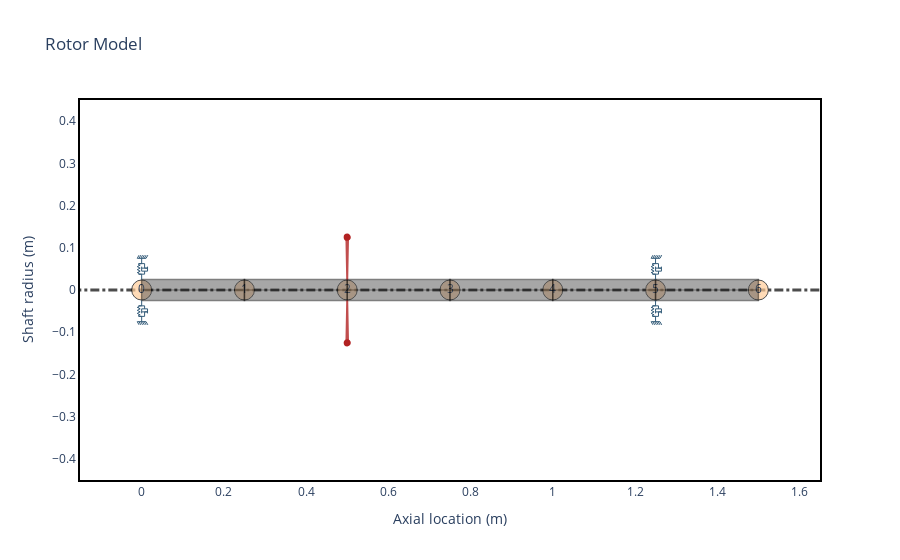

Notebook code cell kept with this figure:
### Markdown cell above
Finally, we assemble these elements in a rotor:

### Code cell
rotor = rs.Rotor(shaft_elements=shaft_elements, disk_elements=[disk], bearing_elements=bearings)
rotor.plot_rotor()

### Figure 1 — Plotly figure (JSON) as saved in the notebook; plotly's stock layout.template omitted (floating-point values rounded to 4 significant figures)
{"data": [{"hoverinfo": "none", "line": {"color": "black", "dash": "dashdot", "width": 3.0}, "mode": "lines", "opacity": 0.7, "showlegend": false, "type": "scatter", "x": [-0.3, 1.8], "y": [0, 0]}, {"hoverinfo": "none", "marker": {"color": "#ffcc99", "line": {"color": "black", "width": 1.0}, "opacity": 0.7, "size": 20}, "mode": "markers+text", "showlegend": false, "text": ["0", "1", "2", "3", "4", "5", "6"], "type": "scatter", "x": [0.0, 0.25, 0.5, 0.75, 1.0, 1.25, 1.5], "y": [0.0, 0.0, 0.0, 0.0, 0.0, 0.0, 0.0]}, {"customdata": [[0, 0.05, 0.0, 0.05, 0.0, 0.25, "Steel"], [0, 0.05, 0.0, 0.05, 0.0, 0.25, "Steel"], [0, 0.05, 0.0, 0.05, 0.0, 0.25, "Steel"], [0, 0.05, 0.0, 0.05, 0.0, 0.25, "Steel"], [0, 0.05, 0.0, 0.05, 0.0, 0.25, "Steel"], [0, 0.05, 0.0, 0.05, 0.0, 0.25, "Steel"], [0, 0.05, 0.0, 0.05, 0.0, 0.25, "Steel"], [0, 0.05, 0.0, 0.05, 0.0, 0.25, "Steel"], [0, 0.05, 0.0, 0.05, 0.0, 0.25, "Steel"], [0, 0.05, 0.0, 0.05, 0.0, 0.25, "Steel"]], "fill": "toself", "fillcolor": "#525252", "hoverinfo": "text", "hoverlabel": {"bgcolor": "#525252"}, "hoveron": "points+fills", "hovertemplate": "Element Number: 0<br>Left Outer Diameter: 0.05 m<br>Left Inner Diameter: 0.0 m<br>Right Outer Diameter: 0.05 m<br>Right Inner Diameter: 0.0 m<br>Element Length: 0.25 m<br>Material: Steel<br>", "legendgroup": "Shaft", "line": {"color": "black", "width": 1.5}, "mode": "lines", "name": "ShaftElement 0", "opacity": 0.5, "showlegend": false, "text": "Element Number: 0<br>Left Outer Diameter: 0.05 m<br>Left Inner Diameter: 0.0 m<br>Right Outer Diameter: 0.05 m<br>Right Inner Diameter: 0.0 m<br>Element Length: 0.25 m<br>Material: Steel<br>", "type": "scatter", "x": [0.0, 0.0, 0.25, 0.25, 0.0, 0.0, 0.0, 0.25, 0.25, 0.0], "y": [0.0, 0.025, 0.025, 0.0, 0.0, -0.0, -0.025, -0.025, -0.0, -0.0]}, {"customdata": [[1, 0.05, 0.0, 0.05, 0.0, 0.25, "Steel"], [1, 0.05, 0.0, 0.05, 0.0, 0.25, "Steel"], [1, 0.05, 0.0, 0.05, 0.0, 0.25, "Steel"], [1, 0.05, 0.0, 0.05, 0.0, 0.25, "Steel"], [1, 0.05, 0.0, 0.05, 0.0, 0.25, "Steel"], [1, 0.05, 0.0, 0.05, 0.0, 0.25, "Steel"], [1, 0.05, 0.0, 0.05, 0.0, 0.25, "Steel"], [1, 0.05, 0.0, 0.05, 0.0, 0.25, "Steel"], [1, 0.05, 0.0, 0.05, 0.0, 0.25, "Steel"], [1, 0.05, 0.0, 0.05, 0.0, 0.25, "Steel"]], "fill": "toself", "fillcolor": "#525252", "hoverinfo": "text", "hoverlabel": {"bgcolor": "#525252"}, "hoveron": "points+fills", "hovertemplate": "Element Number: 1<br>Left Outer Diameter: 0.05 m<br>Left Inner Diameter: 0.0 m<br>Right Outer Diameter: 0.05 m<br>Right Inner Diameter: 0.0 m<br>Element Length: 0.25 m<br>Material: Steel<br>", "legendgroup": "Shaft", "line": {"color": "black", "width": 1.5}, "mode": "lines", "name": "ShaftElement 1", "opacity": 0.5, "showlegend": false, "text": "Element Number: 1<br>Left Outer Diameter: 0.05 m<br>Left Inner Diameter: 0.0 m<br>Right Outer Diameter: 0.05 m<br>Right Inner Diameter: 0.0 m<br>Element Length: 0.25 m<br>Material: Steel<br>", "type": "scatter", "x": [0.25, 0.25, 0.5, 0.5, 0.25, 0.25, 0.25, 0.5, 0.5, 0.25], "y": [0.0, 0.025, 0.025, 0.0, 0.0, -0.0, -0.025, -0.025, -0.0, -0.0]}, {"customdata": [[2, 0.05, 0.0, 0.05, 0.0, 0.25, "Steel"], [2, 0.05, 0.0, 0.05, 0.0, 0.25, "Steel"], [2, 0.05, 0.0, 0.05, 0.0, 0.25, "Steel"], [2, 0.05, 0.0, 0.05, 0.0, 0.25, "Steel"], [2, 0.05, 0.0, 0.05, 0.0, 0.25, "Steel"], [2, 0.05, 0.0, 0.05, 0.0, 0.25, "Steel"], [2, 0.05, 0.0, 0.05, 0.0, 0.25, "Steel"], [2, 0.05, 0.0, 0.05, 0.0, 0.25, "Steel"], [2, 0.05, 0.0, 0.05, 0.0, 0.25, "Steel"], [2, 0.05, 0.0, 0.05, 0.0, 0.25, "Steel"]], "fill": "toself", "fillcolor": "#525252", "hoverinfo": "text", "hoverlabel": {"bgcolor": "#525252"}, "hoveron": "points+fills", "hovertemplate": "Element Number: 2<br>Left Outer Diameter: 0.05 m<br>Left Inner Diameter: 0.0 m<br>Right Outer Diameter: 0.05 m<br>Right Inner Diameter: 0.0 m<br>Element Length: 0.25 m<br>Material: Steel<br>", "legendgroup": "Shaft", "line": {"color": "black", "width": 1.5}, "mode": "lines", "name": "ShaftElement 2", "opacity": 0.5, "showlegend": false, "text": "Element Number: 2<br>Left Outer Diameter: 0.05 m<br>Left Inner Diameter: 0.0 m<br>Right Outer Diameter: 0.05 m<br>Right Inner Diameter: 0.0 m<br>Element Length: 0.25 m<br>Material: Steel<br>", "type": "scatter", "x": [0.5, 0.5, 0.75, 0.75, 0.5, 0.5, 0.5, 0.75, 0.75, 0.5], "y": [0.0, 0.025, 0.025, 0.0, 0.0, -0.0, -0.025, -0.025, -0.0, -0.0]}, {"customdata": [[3, 0.05, 0.0, 0.05, 0.0, 0.25, "Steel"], [3, 0.05, 0.0, 0.05, 0.0, 0.25, "Steel"], [3, 0.05, 0.0, 0.05, 0.0, 0.25, "Steel"], [3, 0.05, 0.0, 0.05, 0.0, 0.25, "Steel"], [3, 0.05, 0.0, 0.05, 0.0, 0.25, "Steel"], [3, 0.05, 0.0, 0.05, 0.0, 0.25, "Steel"], [3, 0.05, 0.0, 0.05, 0.0, 0.25, "Steel"], [3, 0.05, 0.0, 0.05, 0.0, 0.25, "Steel"], [3, 0.05, 0.0, 0.05, 0.0, 0.25, "Steel"], [3, 0.05, 0.0, 0.05, 0.0, 0.25, "Steel"]], "fill": "toself", "fillcolor": "#525252", "hoverinfo": "text", "hoverlabel": {"bgcolor": "#525252"}, "hoveron": "points+fills", "hovertemplate": "Element Number: 3<br>Left Outer Diameter: 0.05 m<br>Left Inner Diameter: 0.0 m<br>Right Outer Diameter: 0.05 m<br>Right Inner Diameter: 0.0 m<br>Element Length: 0.25 m<br>Material: Steel<br>", "legendgroup": "Shaft", "line": {"color": "black", "width": 1.5}, "mode": "lines", "name": "ShaftElement 3", "opacity": 0.5, "showlegend": false, "text": "Element Number: 3<br>Left Outer Diameter: 0.05 m<br>Left Inner Diameter: 0.0 m<br>Right Outer Diameter: 0.05 m<br>Right Inner Diameter: 0.0 m<br>Element Length: 0.25 m<br>Material: Steel<br>", "type": "scatter", "x": [0.75, 0.75, 1.0, 1.0, 0.75, 0.75, 0.75, 1.0, 1.0, 0.75], "y": [0.0, 0.025, 0.025, 0.0, 0.0, -0.0, -0.025, -0.025, -0.0, -0.0]}, {"customdata": [[4, 0.05, 0.0, 0.05, 0.0, 0.25, "Steel"], [4, 0.05, 0.0, 0.05, 0.0, 0.25, "Steel"], [4, 0.05, 0.0, 0.05, 0.0, 0.25, "Steel"], [4, 0.05, 0.0, 0.05, 0.0, 0.25, "Steel"], [4, 0.05, 0.0, 0.05, 0.0, 0.25, "Steel"], [4, 0.05, 0.0, 0.05, 0.0, 0.25, "Steel"], [4, 0.05, 0.0, 0.05, 0.0, 0.25, "Steel"], [4, 0.05, 0.0, 0.05, 0.0, 0.25, "Steel"], [4, 0.05, 0.0, 0.05, 0.0, 0.25, "Steel"], [4, 0.05, 0.0, 0.05, 0.0, 0.25, "Steel"]], "fill": "toself", "fillcolor": "#525252", "hoverinfo": "text", "hoverlabel": {"bgcolor": "#525252"}, "hoveron": "points+fills", "hovertemplate": "Element Number: 4<br>Left Outer Diameter: 0.05 m<br>Left Inner Diameter: 0.0 m<br>Right Outer Diameter: 0.05 m<br>Right Inner Diameter: 0.0 m<br>Element Length: 0.25 m<br>Material: Steel<br>", "legendgroup": "Shaft", "line": {"color": "black", "width": 1.5}, "mode": "lines", "name": "ShaftElement 4", "opacity": 0.5, "showlegend": false, "text": "Element Number: 4<br>Left Outer Diameter: 0.05 m<br>Left Inner Diameter: 0.0 m<br>Right Outer Diameter: 0.05 m<br>Right Inner Diameter: 0.0 m<br>Element Length: 0.25 m<br>Material: Steel<br>", "type": "scatter", "x": [1.0, 1.0, 1.25, 1.25, 1.0, 1.0, 1.0, 1.25, 1.25, 1.0], "y": [0.0, 0.025, 0.025, 0.0, 0.0, -0.0, -0.025, -0.025, -0.0, -0.0]}, {"customdata": [[5, 0.05, 0.0, 0.05, 0.0, 0.25, "Steel"], [5, 0.05, 0.0, 0.05, 0.0, 0.25, "Steel"], [5, 0.05, 0.0, 0.05, 0.0, 0.25, "Steel"], [5, 0.05, 0.0, 0.05, 0.0, 0.25, "Steel"], [5, 0.05, 0.0, 0.05, 0.0, 0.25, "Steel"], [5, 0.05, 0.0, 0.05, 0.0, 0.25, "Steel"], [5, 0.05, 0.0, 0.05, 0.0, 0.25, "Steel"], [5, 0.05, 0.0, 0.05, 0.0, 0.25, "Steel"], [5, 0.05, 0.0, 0.05, 0.0, 0.25, "Steel"], [5, 0.05, 0.0, 0.05, 0.0, 0.25, "Steel"]], "fill": "toself", "fillcolor": "#525252", "hoverinfo": "text", "hoverlabel": {"bgcolor": "#525252"}, "hoveron": "points+fills", "hovertemplate": "Element Number: 5<br>Left Outer Diameter: 0.05 m<br>Left Inner Diameter: 0.0 m<br>Right Outer Diameter: 0.05 m<br>Right Inner Diameter: 0.0 m<br>Element Length: 0.25 m<br>Material: Steel<br>", "legendgroup": "Shaft", "line": {"color": "black", "width": 1.5}, "mode": "lines", "name": "ShaftElement 5", "opacity": 0.5, "showlegend": false, "text": "Element Number: 5<br>Left Outer Diameter: 0.05 m<br>Left Inner Diameter: 0.0 m<br>Right Outer Diameter: 0.05 m<br>Right Inner Diameter: 0.0 m<br>Element Length: 0.25 m<br>Material: Steel<br>", "type": "scatter", "x": [1.25, 1.25, 1.5, 1.5, 1.25, 1.25, 1.25, 1.5, 1.5, 1.25], "y": [0.0, 0.025, 0.025, 0.0, 0.0, -0.0, -0.025, -0.025, -0.0, -0.0]}, {"customdata": [[2, 0.178, 0.329, 32.58], [2, 0.178, 0.329, 32.58], [2, 0.178, 0.329, 32.58], [2, 0.178, 0.329, 32.58], [2, 0.178, 0.329, 32.58], [2, 0.178, 0.329, 32.58], [2, 0.178, 0.329, 32.58], [2, 0.178, 0.329, 32.58], [2, 0.178, 0.329, 32.58]], "fill": "toself", "fillcolor": "Firebrick", "hoverinfo": "text", "hoverlabel": {"bgcolor": "Firebrick"}, "hoveron": "points+fills", "hovertemplate": "Disk Node: 2<br>Polar Inertia: 1.780e-01<br>Diametral Inertia: 3.290e-01<br>Disk mass: 32.580<br>", "legendgroup": "disks", "line": {"color": "Firebrick", "width": 2.0}, "mode": "lines", "name": "Disk", "opacity": 0.8, "showlegend": false, "text": "Disk Node: 2<br>Polar Inertia: 1.780e-01<br>Diametral Inertia: 3.290e-01<br>Disk mass: 32.580<br>", "type": "scatter", "x": [0.5, 0.502, 0.498, 0.5, null, 0.5, 0.502, 0.498, 0.5], "y": [0.025, 0.125, 0.125, 0.025, null, -0.025, -0.125, -0.125, -0.025]}, {"hoverinfo": "none", "legendgroup": "bearings", "line": {"color": "#355d7a", "width": 1}, "mode": "lines", "name": "Bearing 0", "showlegend": false, "type": "scatter", "x": [0.0, 0.0, -0.007143, 0.007143], "y": [0.025, 0.0375, 0.0375, 0.0375]}, {"hoverinfo": "none", "legendgroup": "bearings", "line": {"color": "#355d7a", "width": 1}, "mode": "lines", "name": "Bearing 0", "showlegend": false, "type": "scatter", "x": [0.0, 0.0, -0.007143, 0.007143], "y": [-0.025, -0.0375, -0.0375, -0.0375]}, {"hoverinfo": "none", "legendgroup": "bearings", "line": {"color": "#355d7a", "width": 1}, "mode": "lines", "name": "Bearing 0", "showlegend": false, "type": "scatter", "x": [0.0, 0.0, -0.007143, 0.007143], "y": [0.075, 0.0625, 0.0625, 0.0625]}, {"hoverinfo": "none", "legendgroup": "bearings", "line": {"color": "#355d7a", "width": 1}, "mode": "lines", "name": "Bearing 0", "showlegend": false, "type": "scatter", "x": [0.0, 0.0, -0.007143, 0.007143], "y": [-0.075, -0.0625, -0.0625, -0.0625]}, {"hoverinfo": "none", "legendgroup": "bearings", "line": {"color": "#355d7a", "width": 1}, "mode": "lines", "name": "Bearing 0", "showlegend": false, "type": "scatter", "x": [-0.01071, 0.01071], "y": [0.075, 0.075]}, {"hoverinfo": "none", "legendgroup": "bearings", "line": {"color": "#355d7a", "width": 1}, "mode": "lines", "name": "Bearing 0", "showlegend": false, "type": "scatter", "x": [-0.01071, 0.01071], "y": [-0.075, -0.075]}, {"hoverinfo": "none", "legendgroup": "bearings", "line": {"color": "#355d7a", "width": 1}, "mode": "lines", "name": "Bearing 0", "showlegend": false, "type": "scatter", "x": [-0.01071, -0.006429], "y": [0.075, 0.0825]}, {"hoverinfo": "none", "legendgroup": "bearings", "line": {"color": "#355d7a", "width": 1}, "mode": "lines", "name": "Bearing 0", "showlegend": false, "type": "scatter", "x": [-0.01071, -0.006429], "y": [-0.075, -0.0825]}, {"hoverinfo": "none", "legendgroup": "bearings", "line": {"color": "#355d7a", "width": 1}, "mode": "lines", "name": "Bearing 0", "showlegend": false, "type": "scatter", "x": [-0.006429, -0.002143], "y": [0.075, 0.0825]}, {"hoverinfo": "none", "legendgroup": "bearings", "line": {"color": "#355d7a", "width": 1}, "mode": "lines", "name": "Bearing 0", "showlegend": false, "type": "scatter", "x": [-0.006429, -0.002143], "y": [-0.075, -0.0825]}, {"hoverinfo": "none", "legendgroup": "bearings", "line": {"color": "#355d7a", "width": 1}, "mode": "lines", "name": "Bearing 0", "showlegend": false, "type": "scatter", "x": [-0.002143, 0.002143], "y": [0.075, 0.0825]}, {"hoverinfo": "none", "legendgroup": "bearings", "line": {"color": "#355d7a", "width": 1}, "mode": "lines", "name": "Bearing 0", "showlegend": false, "type": "scatter", "x": [-0.002143, 0.002143], "y": [-0.075, -0.0825]}, {"hoverinfo": "none", "legendgroup": "bearings", "line": {"color": "#355d7a", "width": 1}, "mode": "lines", "name": "Bearing 0", "showlegend": false, "type": "scatter", "x": [0.002143, 0.006429], "y": [0.075, 0.0825]}, {"hoverinfo": "none", "legendgroup": "bearings", "line": {"color": "#355d7a", "width": 1}, "mode": "lines", "name": "Bearing 0", "showlegend": false, "type": "scatter", "x": [0.002143, 0.006429], "y": [-0.075, -0.0825]}, {"hoverinfo": "none", "legendgroup": "bearings", "line": {"color": "#355d7a", "width": 1}, "mode": "lines", "name": "Bearing 0", "showlegend": false, "type": "scatter", "x": [0.006429, 0.01071], "y": [0.075, 0.0825]}, {"hoverinfo": "none", "legendgroup": "bearings", "line": {"color": "#355d7a", "width": 1}, "mode": "lines", "name": "Bearing 0", "showlegend": false, "type": "scatter", "x": [0.006429, 0.01071], "y": [-0.075, -0.0825]}, {"hoverinfo": "none", "legendgroup": "bearings", "line": {"color": "#355d7a", "width": 1}, "mode": "lines", "name": "Bearing 0", "showlegend": false, "type": "scatter", "x": [0.01071, 0.015], "y": [0.075, 0.0825]}, {"hoverinfo": "none", "legendgroup": "bearings", "line": {"color": "#355d7a", "width": 1}, "mode": "lines", "name": "Bearing 0", "showlegend": false, "type": "scatter", "x": [0.01071, 0.015], "y": [-0.075, -0.0825]}, {"hoverinfo": "none", "legendgroup": "bearings", "line": {"color": "#355d7a", "width": 1}, "mode": "lines", "name": "Bearing 0", "showlegend": false, "type": "scatter", "x": [-0.007143, -0.007143, -0.01071, -0.003571, -0.01071, -0.003571, -0.01071, -0.003571, -0.007143, -0.007143], "y": [0.0375, 0.04107, 0.04107, 0.04464, 0.04821, 0.05179, 0.05536, 0.05893, 0.05893, 0.0625]}, {"hoverinfo": "none", "legendgroup": "bearings", "line": {"color": "#355d7a", "width": 1}, "mode": "lines", "name": "Bearing 0", "showlegend": false, "type": "scatter", "x": [-0.007143, -0.007143, -0.01071, -0.003571, -0.01071, -0.003571, -0.01071, -0.003571, -0.007143, -0.007143], "y": [-0.0375, -0.04107, -0.04107, -0.04464, -0.04821, -0.05179, -0.05536, -0.05893, -0.05893, -0.0625]}, {"hoverinfo": "none", "legendgroup": "bearings", "line": {"color": "#355d7a", "width": 1}, "mode": "lines", "name": "Bearing 0", "showlegend": false, "type": "scatter", "x": [0.007143, 0.007143], "y": [0.0375, 0.04464]}, {"hoverinfo": "none", "legendgroup": "bearings", "line": {"color": "#355d7a", "width": 1}, "mode": "lines", "name": "Bearing 0", "showlegend": false, "type": "scatter", "x": [0.007143, 0.007143], "y": [-0.0375, -0.04464]}, {"hoverinfo": "none", "legendgroup": "bearings", "line": {"color": "#355d7a", "width": 1}, "mode": "lines", "name": "Bearing 0", "showlegend": false, "type": "scatter", "x": [0.0, 0.0, 0.01429, 0.01429], "y": [0.05536, 0.04464, 0.04464, 0.05536]}, {"hoverinfo": "none", "legendgroup": "bearings", "line": {"color": "#355d7a", "width": 1}, "mode": "lines", "name": "Bearing 0", "showlegend": false, "type": "scatter", "x": [0.0, 0.0, 0.01429, 0.01429], "y": [-0.05536, -0.04464, -0.04464, -0.05536]}, {"hoverinfo": "none", "legendgroup": "bearings", "line": {"color": "#355d7a", "width": 1}, "mode": "lines", "name": "Bearing 0", "showlegend": false, "type": "scatter", "x": [0.0, 0.01429, 0.007143, 0.007143], "y": [0.05179, 0.05179, 0.05179, 0.0625]}, {"hoverinfo": "none", "legendgroup": "bearings", "line": {"color": "#355d7a", "width": 1}, "mode": "lines", "name": "Bearing 0", "showlegend": false, "type": "scatter", "x": [0.0, 0.01429, 0.007143, 0.007143], "y": [-0.05179, -0.05179, -0.05179, -0.0625]}, {"hoverinfo": "none", "legendgroup": "bearings", "line": {"color": "#355d7a", "width": 1}, "mode": "lines", "name": "Bearing 1", "showlegend": false, "type": "scatter", "x": [1.25, 1.25, 1.243, 1.257], "y": [0.025, 0.0375, 0.0375, 0.0375]}, {"hoverinfo": "none", "legendgroup": "bearings", "line": {"color": "#355d7a", "width": 1}, "mode": "lines", "name": "Bearing 1", "showlegend": false, "type": "scatter", "x": [1.25, 1.25, 1.243, 1.257], "y": [-0.025, -0.0375, -0.0375, -0.0375]}, {"hoverinfo": "none", "legendgroup": "bearings", "line": {"color": "#355d7a", "width": 1}, "mode": "lines", "name": "Bearing 1", "showlegend": false, "type": "scatter", "x": [1.25, 1.25, 1.243, 1.257], "y": [0.075, 0.0625, 0.0625, 0.0625]}, {"hoverinfo": "none", "legendgroup": "bearings", "line": {"color": "#355d7a", "width": 1}, "mode": "lines", "name": "Bearing 1", "showlegend": false, "type": "scatter", "x": [1.25, 1.25, 1.243, 1.257], "y": [-0.075, -0.0625, -0.0625, -0.0625]}, {"hoverinfo": "none", "legendgroup": "bearings", "line": {"color": "#355d7a", "width": 1}, "mode": "lines", "name": "Bearing 1", "showlegend": false, "type": "scatter", "x": [1.239, 1.261], "y": [0.075, 0.075]}, {"hoverinfo": "none", "legendgroup": "bearings", "line": {"color": "#355d7a", "width": 1}, "mode": "lines", "name": "Bearing 1", "showlegend": false, "type": "scatter", "x": [1.239, 1.261], "y": [-0.075, -0.075]}, {"hoverinfo": "none", "legendgroup": "bearings", "line": {"color": "#355d7a", "width": 1}, "mode": "lines", "name": "Bearing 1", "showlegend": false, "type": "scatter", "x": [1.239, 1.244], "y": [0.075, 0.0825]}, {"hoverinfo": "none", "legendgroup": "bearings", "line": {"color": "#355d7a", "width": 1}, "mode": "lines", "name": "Bearing 1", "showlegend": false, "type": "scatter", "x": [1.239, 1.244], "y": [-0.075, -0.0825]}, {"hoverinfo": "none", "legendgroup": "bearings", "line": {"color": "#355d7a", "width": 1}, "mode": "lines", "name": "Bearing 1", "showlegend": false, "type": "scatter", "x": [1.244, 1.248], "y": [0.075, 0.0825]}, {"hoverinfo": "none", "legendgroup": "bearings", "line": {"color": "#355d7a", "width": 1}, "mode": "lines", "name": "Bearing 1", "showlegend": false, "type": "scatter", "x": [1.244, 1.248], "y": [-0.075, -0.0825]}, {"hoverinfo": "none", "legendgroup": "bearings", "line": {"color": "#355d7a", "width": 1}, "mode": "lines", "name": "Bearing 1", "showlegend": false, "type": "scatter", "x": [1.248, 1.252], "y": [0.075, 0.0825]}, {"hoverinfo": "none", "legendgroup": "bearings", "line": {"color": "#355d7a", "width": 1}, "mode": "lines", "name": "Bearing 1", "showlegend": false, "type": "scatter", "x": [1.248, 1.252], "y": [-0.075, -0.0825]}, {"hoverinfo": "none", "legendgroup": "bearings", "line": {"color": "#355d7a", "width": 1}, "mode": "lines", "name": "Bearing 1", "showlegend": false, "type": "scatter", "x": [1.252, 1.256], "y": [0.075, 0.0825]}, {"hoverinfo": "none", "legendgroup": "bearings", "line": {"color": "#355d7a", "width": 1}, "mode": "lines", "name": "Bearing 1", "showlegend": false, "type": "scatter", "x": [1.252, 1.256], "y": [-0.075, -0.0825]}, {"hoverinfo": "none", "legendgroup": "bearings", "line": {"color": "#355d7a", "width": 1}, "mode": "lines", "name": "Bearing 1", "showlegend": false, "type": "scatter", "x": [1.256, 1.261], "y": [0.075, 0.0825]}, {"hoverinfo": "none", "legendgroup": "bearings", "line": {"color": "#355d7a", "width": 1}, "mode": "lines", "name": "Bearing 1", "showlegend": false, "type": "scatter", "x": [1.256, 1.261], "y": [-0.075, -0.0825]}, {"hoverinfo": "none", "legendgroup": "bearings", "line": {"color": "#355d7a", "width": 1}, "mode": "lines", "name": "Bearing 1", "showlegend": false, "type": "scatter", "x": [1.261, 1.265], "y": [0.075, 0.0825]}, {"hoverinfo": "none", "legendgroup": "bearings", "line": {"color": "#355d7a", "width": 1}, "mode": "lines", "name": "Bearing 1", "showlegend": false, "type": "scatter", "x": [1.261, 1.265], "y": [-0.075, -0.0825]}, {"hoverinfo": "none", "legendgroup": "bearings", "line": {"color": "#355d7a", "width": 1}, "mode": "lines", "name": "Bearing 1", "showlegend": false, "type": "scatter", "x": [1.243, 1.243, 1.239, 1.246, 1.239, 1.246, 1.239, 1.246, 1.243, 1.243], "y": [0.0375, 0.04107, 0.04107, 0.04464, 0.04821, 0.05179, 0.05536, 0.05893, 0.05893, 0.0625]}, {"hoverinfo": "none", "legendgroup": "bearings", "line": {"color": "#355d7a", "width": 1}, "mode": "lines", "name": "Bearing 1", "showlegend": false, "type": "scatter", "x": [1.243, 1.243, 1.239, 1.246, 1.239, 1.246, 1.239, 1.246, 1.243, 1.243], "y": [-0.0375, -0.04107, -0.04107, -0.04464, -0.04821, -0.05179, -0.05536, -0.05893, -0.05893, -0.0625]}, {"hoverinfo": "none", "legendgroup": "bearings", "line": {"color": "#355d7a", "width": 1}, "mode": "lines", "name": "Bearing 1", "showlegend": false, "type": "scatter", "x": [1.257, 1.257], "y": [0.0375, 0.04464]}, {"hoverinfo": "none", "legendgroup": "bearings", "line": {"color": "#355d7a", "width": 1}, "mode": "lines", "name": "Bearing 1", "showlegend": false, "type": "scatter", "x": [1.257, 1.257], "y": [-0.0375, -0.04464]}, {"hoverinfo": "none", "legendgroup": "bearings", "line": {"color": "#355d7a", "width": 1}, "mode": "lines", "name": "Bearing 1", "showlegend": false, "type": "scatter", "x": [1.25, 1.25, 1.264, 1.264], "y": [0.05536, 0.04464, 0.04464, 0.05536]}, {"hoverinfo": "none", "legendgroup": "bearings", "line": {"color": "#355d7a", "width": 1}, "mode": "lines", "name": "Bearing 1", "showlegend": false, "type": "scatter", "x": [1.25, 1.25, 1.264, 1.264], "y": [-0.05536, -0.04464, -0.04464, -0.05536]}, {"hoverinfo": "none", "legendgroup": "bearings", "line": {"color": "#355d7a", "width": 1}, "mode": "lines", "name": "Bearing 1", "showlegend": false, "type": "scatter", "x": [1.25, 1.264, 1.257, 1.257], "y": [0.05179, 0.05179, 0.05179, 0.0625]}, {"hoverinfo": "none", "legendgroup": "bearings", "line": {"color": "#355d7a", "width": 1}, "mode": "lines", "name": "Bearing 1", "showlegend": false, "type": "scatter", "x": [1.25, 1.264, 1.257, 1.257], "y": [-0.05179, -0.05179, -0.05179, -0.0625]}], "layout": {"shapes": [{"fillcolor": "Firebrick", "line": {"color": "Firebrick"}, "type": "circle", "x0": 0.4938, "x1": 0.5062, "xref": "x", "y0": 0.1187, "y1": 0.1313, "yref": "y"}, {"fillcolor": "Firebrick", "line": {"color": "Firebrick"}, "type": "circle", "x0": 0.4938, "x1": 0.5062, "xref": "x", "y0": -0.1313, "y1": -0.1187, "yref": "y"}], "title": {"text": "Rotor Model"}, "xaxis": {"mirror": true, "range": [-0.15, 1.65], "showgrid": false, "title": {"text": "Axial location (m)"}}, "yaxis": {"mirror": true, "range": [-0.45, 0.45], "showgrid": false, "title": {"text": "Shaft radius (m)"}}}}
